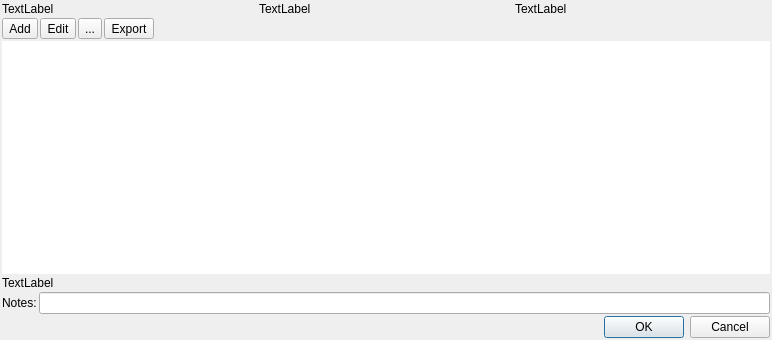
<?xml version="1.0" encoding="UTF-8"?>
<ui version="4.0">
 <class>DlgPlanificacionDia</class>
 <widget class="QDialog" name="DlgPlanificacionDia">
  <property name="geometry">
   <rect>
    <x>0</x>
    <y>0</y>
    <width>772</width>
    <height>340</height>
   </rect>
  </property>
  <property name="windowTitle">
   <string>Planning</string>
  </property>
  <property name="windowIcon">
   <iconset resource="resources.qrc">
    <normaloff>:/img/images/glyphicons_057_history.png</normaloff>:/img/images/glyphicons_057_history.png</iconset>
  </property>
  <layout class="QVBoxLayout" name="verticalLayout">
   <property name="spacing">
    <number>2</number>
   </property>
   <property name="leftMargin">
    <number>2</number>
   </property>
   <property name="topMargin">
    <number>2</number>
   </property>
   <property name="rightMargin">
    <number>2</number>
   </property>
   <property name="bottomMargin">
    <number>2</number>
   </property>
   <item>
    <layout class="QHBoxLayout" name="horizontalLayout">
     <property name="spacing">
      <number>2</number>
     </property>
     <item>
      <widget class="QLabel" name="lblDia">
       <property name="text">
        <string>TextLabel</string>
       </property>
      </widget>
     </item>
     <item>
      <widget class="QLabel" name="lblHorasEstimadas">
       <property name="text">
        <string>TextLabel</string>
       </property>
      </widget>
     </item>
     <item>
      <widget class="QLabel" name="lblStatus">
       <property name="text">
        <string>TextLabel</string>
       </property>
      </widget>
     </item>
    </layout>
   </item>
   <item>
    <layout class="QGridLayout" name="gridLayout">
     <property name="spacing">
      <number>2</number>
     </property>
     <item row="0" column="0">
      <widget class="QToolButton" name="btnAdd">
       <property name="text">
        <string>Add</string>
       </property>
       <property name="icon">
        <iconset resource="resources.qrc">
         <normaloff>:/img/add</normaloff>:/img/add</iconset>
       </property>
      </widget>
     </item>
     <item row="0" column="1">
      <widget class="QToolButton" name="btnEdit">
       <property name="text">
        <string>Edit</string>
       </property>
       <property name="icon">
        <iconset resource="resources.qrc">
         <normaloff>:/img/images/glyphicons_150_edit.png</normaloff>:/img/images/glyphicons_150_edit.png</iconset>
       </property>
      </widget>
     </item>
     <item row="0" column="4">
      <spacer name="horizontalSpacer">
       <property name="orientation">
        <enum>Qt::Horizontal</enum>
       </property>
       <property name="sizeHint" stdset="0">
        <size>
         <width>40</width>
         <height>20</height>
        </size>
       </property>
      </spacer>
     </item>
     <item row="0" column="2">
      <widget class="QToolButton" name="btnDelete">
       <property name="text">
        <string>...</string>
       </property>
       <property name="icon">
        <iconset resource="resources.qrc">
         <normaloff>:/img/remove</normaloff>:/img/remove</iconset>
       </property>
      </widget>
     </item>
     <item row="0" column="3">
      <widget class="QToolButton" name="btnExport">
       <property name="text">
        <string>Export</string>
       </property>
       <property name="icon">
        <iconset resource="resources.qrc">
         <normaloff>:/img/images/glyphicons_151_new_window.png</normaloff>:/img/images/glyphicons_151_new_window.png</iconset>
       </property>
      </widget>
     </item>
    </layout>
   </item>
   <item>
    <widget class="QTreeWidget" name="treeWidget">
     <property name="autoFillBackground">
      <bool>true</bool>
     </property>
     <property name="frameShape">
      <enum>QFrame::NoFrame</enum>
     </property>
     <property name="frameShadow">
      <enum>QFrame::Raised</enum>
     </property>
     <property name="lineWidth">
      <number>0</number>
     </property>
     <property name="editTriggers">
      <set>QAbstractItemView::NoEditTriggers</set>
     </property>
     <property name="showDropIndicator" stdset="0">
      <bool>false</bool>
     </property>
     <property name="alternatingRowColors">
      <bool>true</bool>
     </property>
     <property name="rootIsDecorated">
      <bool>false</bool>
     </property>
     <property name="itemsExpandable">
      <bool>false</bool>
     </property>
     <attribute name="headerVisible">
      <bool>false</bool>
     </attribute>
     <column>
      <property name="text">
       <string notr="true">1</string>
      </property>
     </column>
    </widget>
   </item>
   <item>
    <widget class="QLabel" name="lblHorasPlanificadas">
     <property name="text">
      <string>TextLabel</string>
     </property>
    </widget>
   </item>
   <item>
    <layout class="QHBoxLayout" name="horizontalLayout_2">
     <item>
      <widget class="QLabel" name="Notes">
       <property name="text">
        <string>Notes:</string>
       </property>
      </widget>
     </item>
     <item>
      <widget class="QLineEdit" name="txtNotes"/>
     </item>
    </layout>
   </item>
   <item>
    <widget class="QDialogButtonBox" name="buttonBox">
     <property name="orientation">
      <enum>Qt::Horizontal</enum>
     </property>
     <property name="standardButtons">
      <set>QDialogButtonBox::Cancel|QDialogButtonBox::Ok</set>
     </property>
    </widget>
   </item>
  </layout>
 </widget>
 <resources>
  <include location="resources.qrc"/>
 </resources>
 <connections>
  <connection>
   <sender>buttonBox</sender>
   <signal>accepted()</signal>
   <receiver>DlgPlanificacionDia</receiver>
   <slot>accept()</slot>
   <hints>
    <hint type="sourcelabel">
     <x>248</x>
     <y>254</y>
    </hint>
    <hint type="destinationlabel">
     <x>157</x>
     <y>274</y>
    </hint>
   </hints>
  </connection>
  <connection>
   <sender>buttonBox</sender>
   <signal>rejected()</signal>
   <receiver>DlgPlanificacionDia</receiver>
   <slot>reject()</slot>
   <hints>
    <hint type="sourcelabel">
     <x>316</x>
     <y>260</y>
    </hint>
    <hint type="destinationlabel">
     <x>286</x>
     <y>274</y>
    </hint>
   </hints>
  </connection>
 </connections>
</ui>
